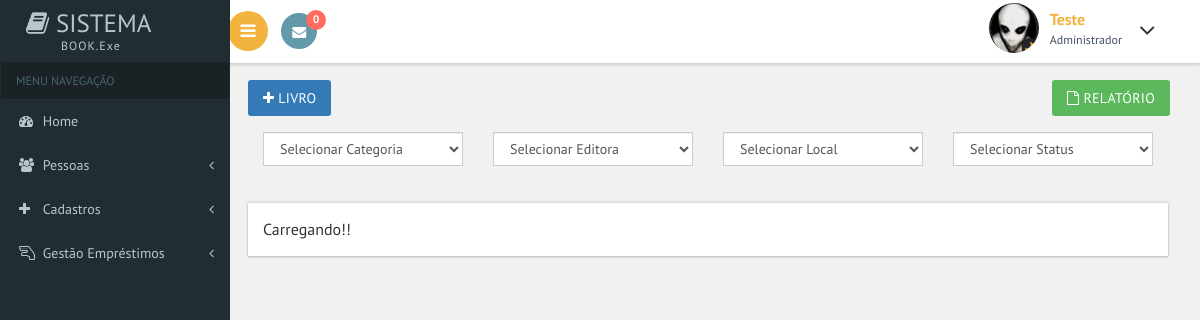
The app's page /biblioteca/painel/index.php?pagina=livros (signed in) with its own data.
### tables this page shows
CREATE TABLE `config` (
  `nome` varchar(50) DEFAULT NULL,
  `email` varchar(50) DEFAULT NULL,
  `telefone` varchar(20) DEFAULT NULL,
  `endereco` varchar(100) DEFAULT NULL,
  `instagram` varchar(100) DEFAULT NULL,
  `logo` varchar(100) DEFAULT NULL,
  `icone` varchar(100) DEFAULT NULL,
  `logo_rel` varchar(100) DEFAULT NULL,
  `id` int(11) NOT NULL,
  `marca_dagua` varchar(5) NOT NULL,
  `dias_entrega` int(11) NOT NULL,
  `instancia_api` varchar(50) DEFAULT NULL,
  `token_api` varchar(50) DEFAULT NULL,
  `api_whatsapp` varchar(5) NOT NULL
);

CREATE TABLE `usuarios` (
  `id` int(11) NOT NULL,
  `nome` varchar(50) NOT NULL,
  `email` varchar(50) NOT NULL,
  `senha` varchar(50) NOT NULL,
  `senha_crip` varchar(130) NOT NULL,
  `nivel` varchar(25) NOT NULL,
  `ativo` varchar(5) NOT NULL,
  `telefone` varchar(20) DEFAULT NULL,
  `endereco` varchar(150) DEFAULT NULL,
  `foto` varchar(100) DEFAULT NULL,
  `data` date NOT NULL
);

### biblioteca/conexao.php (called while the page is built, shortened)
<?php
$servidor = 'localhost';
$banco = 'biblioteca';
$usuario = 'root';
$senha = 'root';
try {
	$pdo = new PDO("mysql:dbname=$banco;host=$servidor;charset=utf8", "$usuario", "$senha");
} catch (Exception $e) {
	echo 'Erro ao conectar ao banco de dados!<br>';
	echo $e;
}
$nome_sistema = 'Nome Sistema';
$email_sistema = 'contato@hugocursos.com.br';
$telefone_sistema = '(31)97527-5084';
$query = $pdo->query("SELECT * from config");
$res = $query->fetchAll(PDO::FETCH_ASSOC);
$linhas = @count($res);
if($linhas == 0){
	$pdo->query("INSERT INTO config SET nome = '$nome_sistema', email = '$email_sistema', telefone = '$telefone_sistema', logo = 'logo.png', logo_rel = 'logo.jpg', icone = 'icone.png', marca_dagua = 'Sim', dias_entrega = '5', api_whatsapp = 'Não'");
}else{
$nome_sistema = $res[0]['nome'];
}
 ?>

### biblioteca/painel/index.php (the view, shortened to what this page needs)
<?php
require_once("../conexao.php");
$id_usuario = @$_SESSION['id'];
$query = $pdo->query("SELECT * from usuarios where id = '$id_usuario'");
$res = $query->fetchAll(PDO::FETCH_ASSOC);
$linhas = @count($res);
if($linhas > 0){
	$nome_usuario = $res[0]['nome'];
	$nivel_usuario = $res[0]['nivel'];
	$foto_usuario = $res[0]['foto'];
}
?>
<!DOCTYPE HTML>
<html>
<head>
	<link href="css/bootstrap.css" rel='stylesheet' type='text/css' />
	<link href="css/style.css" rel='stylesheet' type='text/css' />
	<link href="css/font-awesome.css" rel="stylesheet">
	<link href='css/SidebarNav.min.css' media='all' rel='stylesheet' type='text/css'/>
	<link href="css/custom.css" rel="stylesheet">
<link rel="stylesheet" type="text/css" href="DataTables/datatables.min.css"/>
<link href="https://cdn.jsdelivr.net/npm/select2@4.1.0-rc.0/dist/css/select2.min.css" rel="stylesheet" />
</head>
<body class="cbp-spmenu-push">
	<div class="main-content">
		<div class="cbp-spmenu cbp-spmenu-vertical cbp-spmenu-left" id="cbp-spmenu-s1">
			<aside class="sidebar-left" style="overflow: scroll; height:100%; scrollbar-width: thin;">
				<nav class="navbar navbar-inverse">
					<div class="navbar-header">
						<h1><a class="navbar-brand" href="index.php"><span class="fa fa-book"></span> Sistema<span class="dashboard_text"><?php echo $nome_sistema ?></span></a></h1>
					</div>
					<div class="collapse navbar-collapse" id="bs-example-navbar-collapse-1">
						<ul class="sidebar-menu">
							<li class="header">MENU NAVEGAÇÃO</li>
							<li class="treeview <?php echo $home ?>">
								<a href="index.php">
									<i class="fa fa-dashboard"></i> <span>Home</span>
								</a>
							</li>
							<li class="treeview <?php echo $menu_pessoas ?>">
								<a href="#">
									<i class="fa fa-users"></i>
									<span>Pessoas</span>
									<i class="fa fa-angle-left pull-right"></i>
								</a>
							</li>
							<li class="treeview <?php echo $menu_cadastros ?>">
								<a href="#">
									<i class="fa fa-plus"></i>
									<span>Cadastros</span>
									<i class="fa fa-angle-left pull-right"></i>
								</a>
							</li>
							<li class="treeview <?php echo $menu_emprestimos ?>">
								<a href="#">
									<i class="fa fa-hand-lizard-o"></i>
									<span>Gestão Empréstimos</span>
									<i class="fa fa-angle-left pull-right"></i>
								</a>
							</li>
						</ul>
					</div>
				</nav>
			</aside>
		</div>
		<div class="sticky-header header-section ">
			<div class="header-left">
				<button id="showLeftPush" data-toggle="collapse" data-target=".collapse"><i class="fa fa-bars"></i></button>
				<div class="profile_details_left">
					<?php
						$query = $pdo->query("SELECT * from emprestimos where data_devolucao = curDate() and devolvido = 'Não' order by data_devolucao asc");
						$res = $query->fetchAll(PDO::FETCH_ASSOC);
						$linhas = @count($res);
					 ?>
					<ul class="nofitications-dropdown">
						<li class="dropdown head-dpdn">
							<a href="#" class="dropdown-toggle" data-toggle="dropdown" aria-expanded="false"><i class="fa fa-envelope"></i><span class="badge"><?php echo $linhas ?></span></a>
						</li>
					</ul>
				</div>
			</div>
			<div class="header-right">
				<div class="profile_details">
					<ul>
						<li class="dropdown profile_details_drop">
							<a href="#" class="dropdown-toggle" data-toggle="dropdown" aria-expanded="false">
								<div class="profile_img">
									<span class="prfil-img"><img src="images/perfil/<?php echo $foto_usuario ?>" alt="" width="50px" height="50px"> </span>
									<div class="user-name esc">
										<p><?php echo $nome_usuario ?></p>
										<span><?php echo $nivel_usuario ?></span>
									</div>
									<i class="fa fa-angle-down lnr"></i>
									<div class="clearfix"></div>
								</div>
							</a>
						</li>
					</ul>
				</div>
				<div class="clearfix"> </div>
			</div>
			<div class="clearfix"> </div>
		</div>
		<div id="page-wrapper">
		</div>
	</div>
</body>
</html>

### biblioteca/painel/css/custom.css (style rules this page uses)
#page-wrapper { padding:5em 2em 2.5em; background-color: #F1F1F1; }

### records on screen
config: nome "BOOK.exe"
usuarios: foto (picture), nome "Teste", nivel "Administrador"

### other values on screen
$linhas "0"
